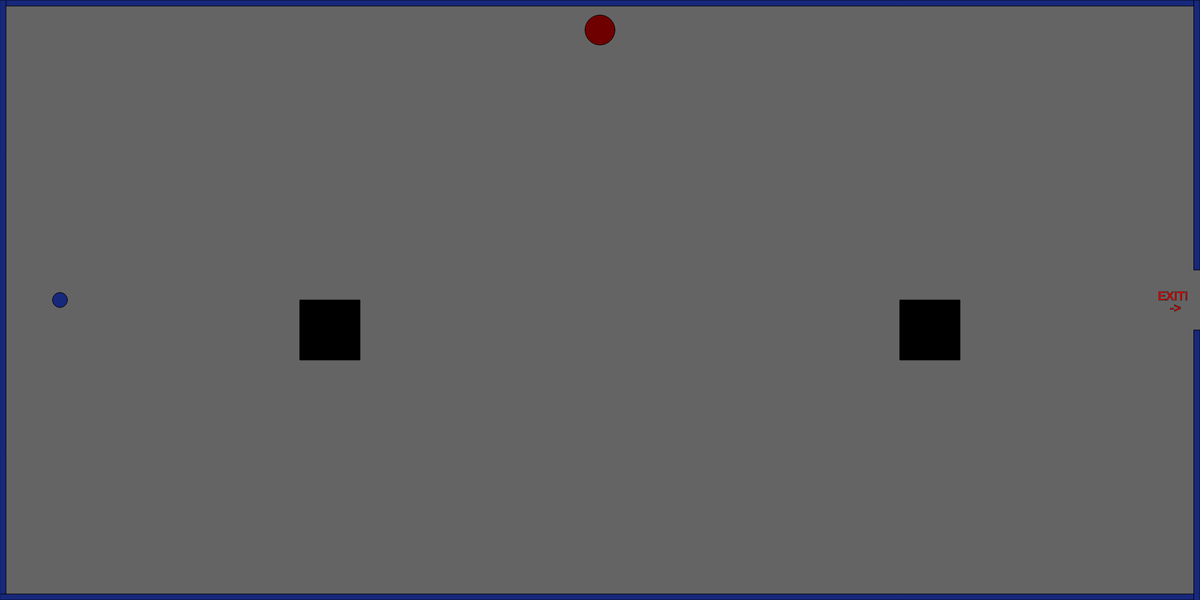
Frame 1 (no input)
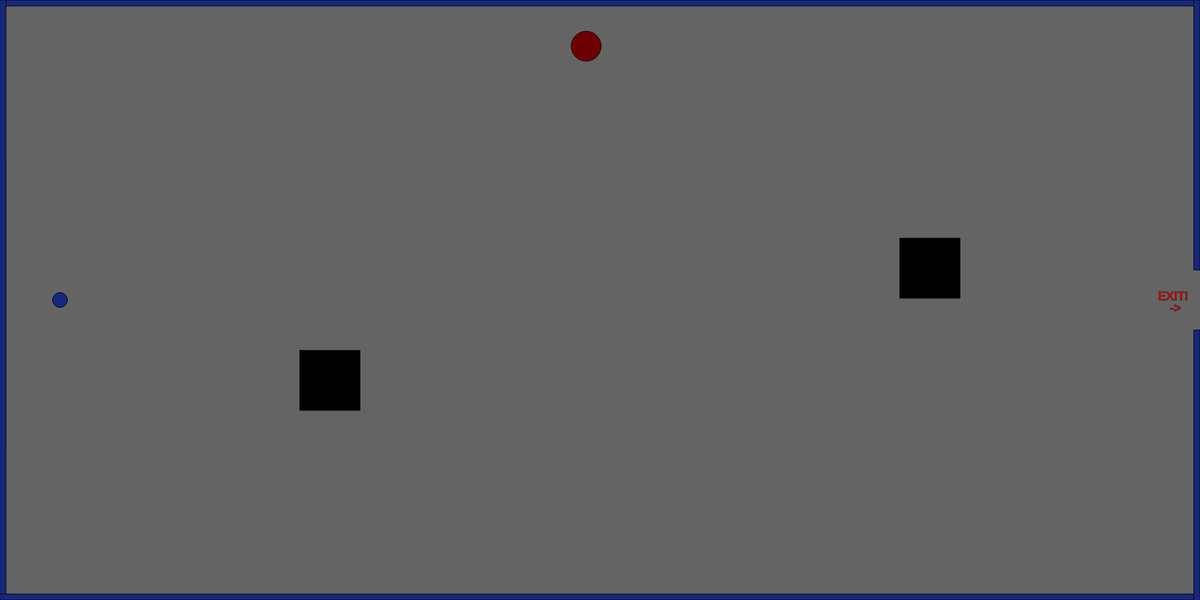
Frame 60 (no input)
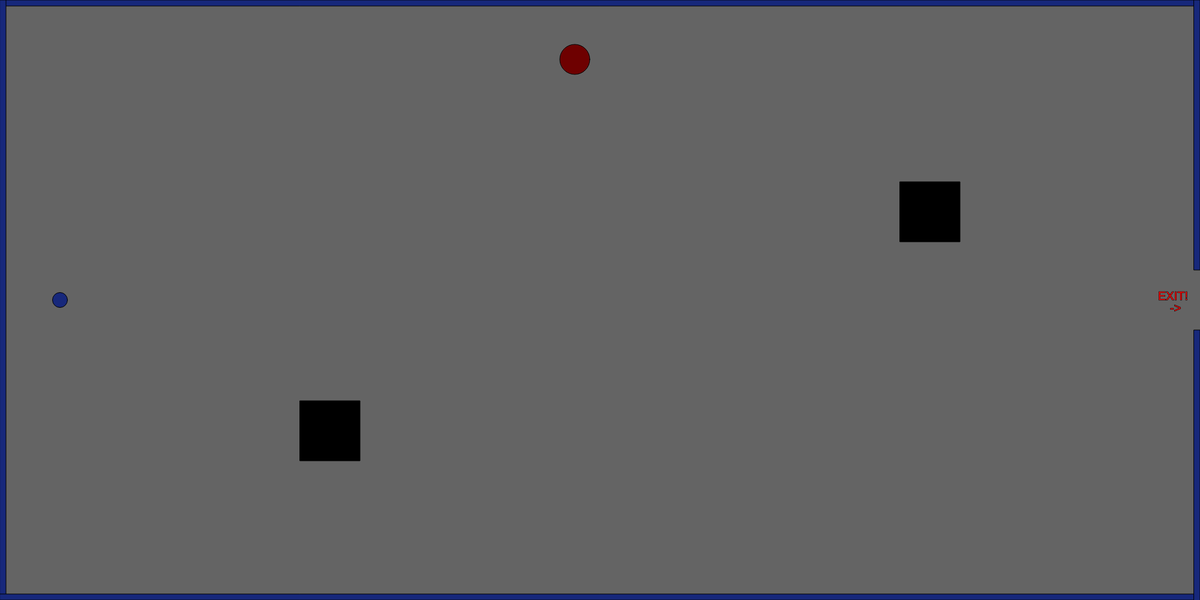
Frame 120 (the mouse pressed at the canvas centre since frame 60)

The p5.js sketch that drew these frames (run headless with seeded random() and noise() and a simulated clock; from frame 60 on, the mouse is pressed at the canvas centre):

// p5.js sketch
// ── sketch.js
// character variables
var characterX = 100;
var characterY = 100;
// key codes
var w = 87; 
var s = 83;
var a = 65;
var d = 68;

// shape variables
var shapeX = 1000;
var shapeY = 50;
var shapeXSpeed;
var shapeYSpeed;
var shapeA = 500;
var shapeB = 500;
var shapeASpeed;
var shapeBSpeed;
var shapeC = 1500;
var shapeD = 500;
var shapeCSpeed;
var shapeDSpeed;

// mouse shape variables
var mouseShapeX;
var mouseShapeY;
function setup()
{
    createCanvas(2000, 1000);
    // get a random speed when the it first starts
    shapeXSpeed = Math.floor(Math.random() * (Math.floor(Math.random() * 5)) - 1);
    shapeYSpeed = Math.floor(Math.random() * (Math.floor(Math.random() * 5)) - 1);
    shapeBSpeed = Math.floor(Math.random() * (Math.floor(Math.random() * 5)) + 1);
    shapeDSpeed = Math.floor(Math.random() * (Math.floor(Math.random() * 5)) + 1);

    createCharacter(100,500);
}

function draw()
{
    background(100,100,100);
    stroke(0);
    drawCharacter();
    characterMovement();
    createBorders(10);

    //exit
    textSize(20);
    fill(256,0,0)
    text("EXIT!", width-70,height-500)
    text("->", width-50,height-480)

    // enemies
    fill(110,0,0);
    circle(shapeX, shapeY, 50);
    fill(0,0,0)
    square(shapeA, shapeB, 100);
    square(shapeC, shapeD, 100);

     // get a random speed when the it first starts
     shapeXSpeed = Math.floor(Math.random() * (Math.floor(Math.random() * 5)) - 1);
     shapeYSpeed = Math.floor(Math.random() * (Math.floor(Math.random() * 5)) - 1);
     shapeBSpeed = Math.floor(Math.random() * (Math.floor(Math.random() * 5)) + 1);
     shapeDSpeed = Math.floor(Math.random() * (Math.floor(Math.random() * 5)) + 1);

    // move the shapes
    shapeX += shapeXSpeed;
    shapeY -= shapeYSpeed;
    shapeB += shapeBSpeed;
    shapeD -= shapeDSpeed;

    // check if enemies are out of bounds
    //circle 1
    if(shapeX > width)
    {
        shapeX = 0;
    }
    if(shapeX < 0)
    {
        shapeX = width;
    }
    if(shapeY > height)
    {
        shapeY = 0;
    }
    if(shapeY < 0)
    {
        shapeY = height;
    }
    //square 1
    if(shapeB > height)
    {
        shapeB = 0;
    }
    if(shapeB < 0)
    {
        shapeB = height;
    }
    //square 2
    if(shapeC > width)
    {
        shapeC = 0;
    }
    if(shapeC < 0)
    {
        shapeC = width;
    }
    if(shapeD > height)
    {
        shapeD = 0;
    }
    if(shapeD < 0)
    {
        shapeD = height;
    }

    // check to see if the character has left the exit
    if(characterX > width && characterY > 400 && characterY <600)
    {
        fill(0);
        textSize(100);
        text("You Win!", 800, 500);
    }

    // mouse clicked enemy
    fill(240,100,100);
    circle(mouseShapeX, mouseShapeY, 205);
}
function mouseClicked()
{
    mouseShapeX = mouseX;
    mouseShapeY = mouseY;
}

//character
function characterMovement()
{
    if(keyIsDown(w))
    {
        characterY -= 10;   
    }
    if(keyIsDown(s))
    {
        characterY += 10;   
    }
    if(keyIsDown(a))
    {
        characterX -= 10;   
        console.log("movement: " + characterX);
    }
    if(keyIsDown(d))
    {
        characterX += 10;   
    }
}
function createCharacter(x,y)
{
    characterX = x;
    characterY = y;
    console.log(characterX);
}
function drawCharacter()
{
    fill(23,40,123);
    circle(characterX,characterY,25);
}
//borders
function createBorders(thickness)
{
    rect(0,0,width,thickness);
    rect(0,0,thickness,height);
    rect(0, height-thickness,width, thickness);
    rect(width-thickness,0,thickness,height-550);
    rect(1990,550,10,500);
}
